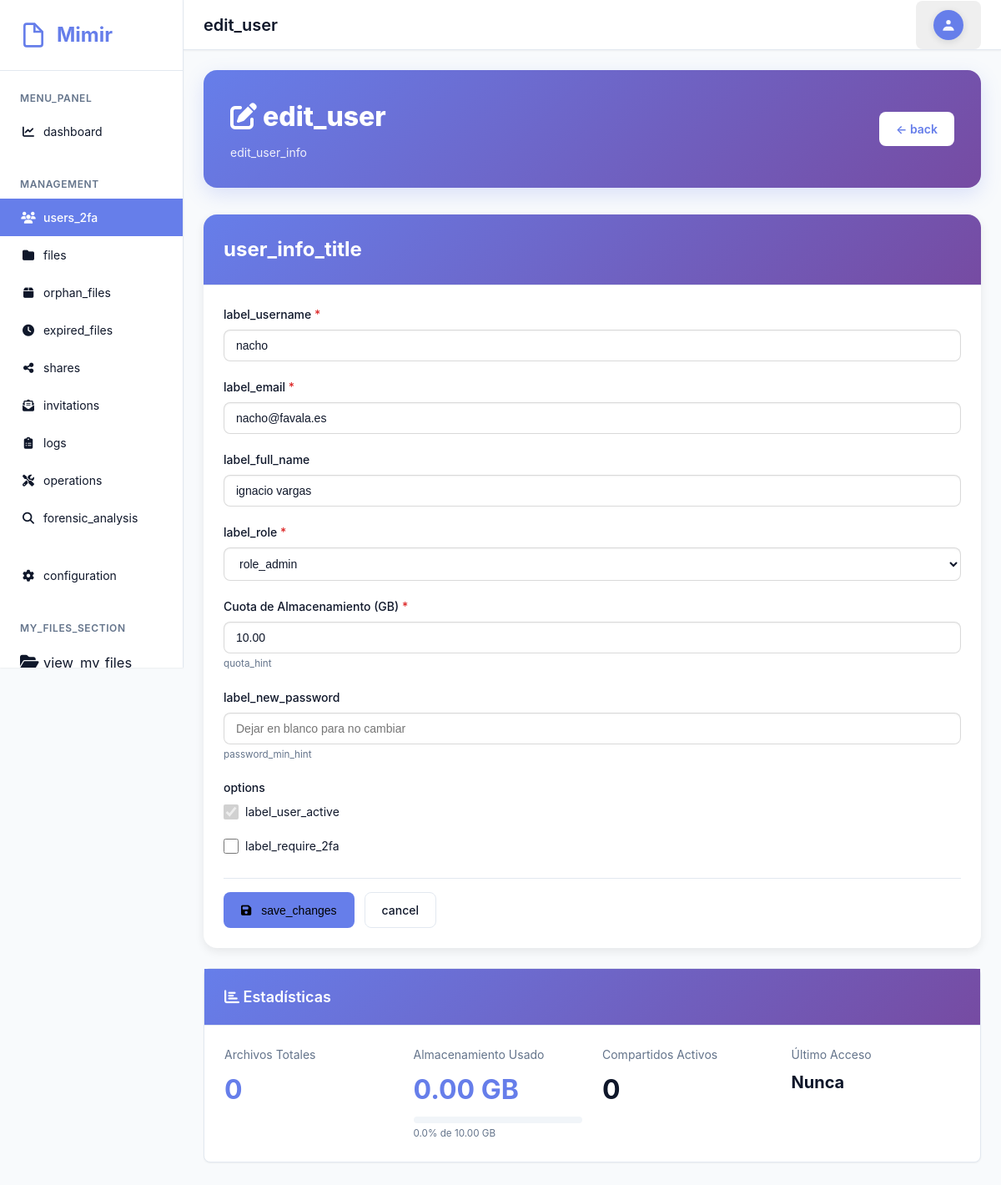
/admin/user_edit.php?id=3 (signed in), run on the app's committed database.
### tables this page shows
CREATE TABLE `users` (
  `id` int(11) NOT NULL AUTO_INCREMENT,
  `username` varchar(50) NOT NULL,
  `email` varchar(100) NOT NULL,
  `language` varchar(10) DEFAULT NULL,
  `password` varchar(255) DEFAULT NULL,
  `full_name` varchar(100) DEFAULT NULL,
  `role` enum('admin','user') NOT NULL DEFAULT 'user',
  `is_active` tinyint(1) NOT NULL DEFAULT 1,
  `is_ldap` tinyint(1) NOT NULL DEFAULT 0,
  `storage_quota` bigint(20) DEFAULT NULL COMMENT 'Storage quota in bytes, NULL = unlimited',
  `storage_used` bigint(20) NOT NULL DEFAULT 0,
  `require_2fa` tinyint(1) NOT NULL DEFAULT 0 COMMENT 'Admin can force 2FA for this user',
  `force_password_change` tinyint(1) NOT NULL DEFAULT 0 COMMENT 'Require user to change password on next login',
  `trusted_devices` text DEFAULT NULL COMMENT 'JSON array of trusted device hashes',
  `last_login` datetime DEFAULT NULL,
  `locked_until` datetime DEFAULT NULL,
  `created_at` timestamp NOT NULL DEFAULT current_timestamp(),
  `updated_at` timestamp NOT NULL DEFAULT current_timestamp() ON UPDATE current_timestamp(),
  PRIMARY KEY (`id`),
  UNIQUE KEY `username` (`username`),
  KEY `idx_role` (`role`),
  KEY `idx_is_active` (`is_active`),
  KEY `idx_require_2fa` (`require_2fa`),
  KEY `idx_force_password_change` (`force_password_change`)
);

### includes/lang.php (called while the page is built, shortened)
<?php
function load_lang($code) {
    static $loaded = [];
    $code = preg_replace('/[^a-zA-Z0-9_\-]/', '', $code);
    if (isset($loaded[$code])) {
        return $loaded[$code];
    }
    $data = [];
    $loaded[$code] = $data;
    return $data;
}
function t($key, $vars = []) {
    $code = 'es';
    if (session_status() === PHP_SESSION_ACTIVE && !empty($_SESSION['lang'])) {
        $candidate = $_SESSION['lang'];
        if (is_string($candidate)) {
            $code = $candidate;
        }
    }
    $lang = load_lang($code);
    $fallback_en = load_lang('en');
    $fallback_es = load_lang('es');
    $merged = array_merge($fallback_es ?: [], $fallback_en ?: [], $lang ?: []);
    $value = isset($merged[$key]) ? $merged[$key] : $key;
    if ($vars === null || $vars === []) {
        return $value;
    }
    if (is_array($vars)) {
        if (strpos($value, '%') !== false) {
            $result = @vsprintf($value, $vars);
            return $result === false ? $value : $result;
        } else {
            return $value;
        }
    }
    return $value;
}

### classes/User.php (called while the page is built, shortened)
<?php
class User {
    private $db;
    public function __construct() {
        $this->db = Database::getInstance()->getConnection();
    }
    public function getById($id) {
        try {
            $stmt = $this->db->prepare("SELECT * FROM users WHERE id = ?");
            $stmt->execute([$id]);
            return $stmt->fetch();
        } catch (Exception $e) {
            error_log("User getById error: " . $e->getMessage());
            return null;
        }
    }
    public function getStatistics($userId) {
        try {
            $stmt = $this->db->prepare("
                SELECT
                    (SELECT COUNT(*) FROM files WHERE user_id = ?) as total_files,
                    (SELECT SUM(file_size) FROM files WHERE user_id = ?) as total_size,
                    (SELECT COUNT(DISTINCT file_id) FROM shares WHERE created_by = ? AND is_active = 1) as active_shares
            ");
            $stmt->execute([$userId, $userId, $userId]);
            return $stmt->fetch();
        } catch (Exception $e) {
            error_log("User statistics error: " . $e->getMessage());
            return null;
        }
    }
}

### includes/database.php (called while the page is built, shortened)
<?php
class Database {
    private static $instance = null;
    private $conn;
    private function __construct() {
        try {
            $dsn = "mysql:host=" . DB_HOST . ";dbname=" . DB_NAME . ";charset=" . DB_CHARSET;
            $options = [
                PDO::ATTR_ERRMODE => PDO::ERRMODE_EXCEPTION,
                PDO::ATTR_DEFAULT_FETCH_MODE => PDO::FETCH_ASSOC,
                PDO::ATTR_EMULATE_PREPARES => false,
            ];
            $this->conn = new PDO($dsn, DB_USER, DB_PASS, $options);
        } catch (PDOException $e) {
            error_log("Database connection failed: " . $e->getMessage());
            throw new Exception("Database connection failed");
        }
    }
    public static function getInstance() {
        if (self::$instance === null) {
            self::$instance = new self();
        }
        return self::$instance;
    }
    public function getConnection() {
        return $this->conn;
    }
}

### includes/auth.php (called while the page is built, shortened)
<?php
require_once __DIR__ . '/config.php';
require_once __DIR__ . '/database.php';
require_once __DIR__ . '/ldap.php';
require_once __DIR__ . '/../classes/User.php';
class Auth {
    private $db;
    public function __construct() {
        $this->db = Database::getInstance()->getConnection();
    }
    public function isLoggedIn() {
        return isset($_SESSION['user_id']) && isset($_SESSION['username']);
    }
    public function getUser() {
        return $this->getUserById($_SESSION['user_id']);
    }
    private function getUserById($id) {
        $stmt = $this->db->prepare("SELECT * FROM users WHERE id = ? LIMIT 1");
        $stmt->execute([$id]);
        return $stmt->fetch();
    }
}

### public/admin/user_edit.php (the view, shortened to what this page needs)
<?php
require_once __DIR__ . '/../../includes/config.php';
require_once __DIR__ . '/../../includes/database.php';
require_once __DIR__ . '/../../includes/auth.php';
require_once __DIR__ . '/../../includes/layout.php';
require_once __DIR__ . '/../../classes/User.php';
$auth = new Auth();
$auth->requireAdmin();
$adminUser = $auth->getUser();
$userClass = new User();
$userId = intval($_GET['id'] ?? 0);
$user = $userClass->getById($userId);
$storageQuotaGB = (isset($user['storage_quota']) && $user['storage_quota'] !== null) ? ($user['storage_quota'] / 1024 / 1024 / 1024) : 0;
?>
<div class="content">
    <div class="page-header-modern">
        <div>
            <h1><i class="fas fa-edit"></i> <?php echo htmlspecialchars(t('edit_user')); ?></h1>
            <p><?php echo htmlspecialchars(t('edit_user_info', [htmlspecialchars($user['username'])])); ?></p>
        </div>
        <a href="<?php echo BASE_URL; ?>/admin/users.php" class="btn btn-outline btn-outline--on-dark" style="background: white; color: #667eea; border: none; font-weight: 600;">← <?php echo htmlspecialchars(t('back')); ?></a>
    </div>
    <div class="card" style="border-radius: 1rem; overflow: hidden; border: none; box-shadow: 0 4px 12px rgba(0,0,0,0.08);">
        <div class="card-header" style="padding: 1.5rem;">
            <h2 class="card-title" style="font-weight: 700; font-size: 1.5rem;"><?php echo htmlspecialchars(t('user_info_title')); ?></h2>
        </div>
        <div class="card-body">
            <form method="POST">
                <div class="form-row">
                    <div class="form-group">
                        <label for="username" class="form-label required"><?php echo htmlspecialchars(t('label_username')); ?></label>
                        <input type="text" id="username" name="username" class="form-control" value="<?php echo htmlspecialchars($user['username']); ?>" required <?php echo $user['is_ldap'] ? 'readonly' : ''; ?>>
                    </div>
                    <div class="form-group">
                        <label for="email" class="form-label required"><?php echo htmlspecialchars(t('label_email')); ?></label>
                        <input type="email" id="email" name="email" class="form-control" value="<?php echo htmlspecialchars($user['email']); ?>" required>
                    </div>
                </div>
                <div class="form-group">
                    <label for="full_name" class="form-label"><?php echo htmlspecialchars(t('label_full_name')); ?></label>
                    <input type="text" id="full_name" name="full_name" class="form-control" value="<?php echo htmlspecialchars($user['full_name'] ?? ''); ?>">
                </div>
                <div class="form-row">
                    <div class="form-group">
                        <label for="role" class="form-label required"><?php echo htmlspecialchars(t('label_role')); ?></label>
                        <select id="role" name="role" class="form-control" required>
                            <option value="admin" <?php echo $user['role'] === 'admin' ? 'selected' : ''; ?>><?php echo htmlspecialchars(t('role_admin')); ?></option>
                        </select>
                    </div>
                    <div class="form-group">
                        <label for="storage_quota" class="form-label required">Cuota de Almacenamiento (GB)</label>
                        <input type="number" id="storage_quota" name="storage_quota" class="form-control" value="<?php echo number_format($storageQuotaGB, 2, '.', ''); ?>" min="0" step="0.1" required>
                        <small style="color: var(--text-muted);"><?php echo htmlspecialchars(t('quota_hint')); ?></small>
                    </div>
                </div>
                <?php if (!$user['is_ldap']): ?>
                <div class="form-group">
                    <label for="new_password" class="form-label"><?php echo htmlspecialchars(t('label_new_password')); ?></label>
                    <input type="password" id="new_password" name="new_password" class="form-control" placeholder="Dejar en blanco para no cambiar">
                    <small style="color: var(--text-muted);"><?php echo htmlspecialchars(t('password_min_hint', ['6'])); ?></small>
                </div>
                <?php endif; ?>
                <div class="form-group">
                    <label class="form-label"><?php echo htmlspecialchars(t('options')); ?></label>
                    <div style="display: flex; flex-direction: column; gap: 0.75rem;">
                        <div class="form-check">
                            <input type="checkbox" id="is_active" name="is_active" <?php echo $user['is_active'] ? 'checked' : ''; ?> <?php echo $userId === $adminUser['id'] ? 'disabled' : ''; ?>>
                            <label for="is_active"><?php echo htmlspecialchars(t('label_user_active')); ?></label>
                        </div>
                        <div class="form-check">
                            <input type="checkbox" id="require_2fa" name="require_2fa" <?php echo $user['require_2fa'] ? 'checked' : ''; ?>>
                            <label for="require_2fa"><?php echo htmlspecialchars(t('label_require_2fa')); ?></label>
                        </div>
                    </div>
                </div>
                <div style="display: flex; gap: 0.75rem; padding-top: 1rem; border-top: 1px solid var(--border-color);">
                    <button type="submit" class="btn btn-primary"><i class="fas fa-save"></i> <?php echo htmlspecialchars(t('save_changes')); ?></button>
                    <a href="<?php echo BASE_URL; ?>/admin/users.php" class="btn btn-outline btn-outline--on-dark"><?php echo htmlspecialchars(t('cancel')); ?></a>
                </div>
            </form>
        </div>
    </div>
    <div class="card">
        <div class="card-header">
            <h2 class="card-title"><i class="fas fa-chart-bar"></i> Estadísticas</h2>
        </div>
        <div class="card-body">
            <?php
            $stats = $userClass->getStatistics($userId);
            $storageUsedGB = ($stats['total_size'] ?? 0) / 1024 / 1024 / 1024;
            $storagePercent = $storageQuotaGB > 0 ? min(100, ($storageUsedGB / $storageQuotaGB) * 100) : 0;
            ?>
            <div style="display: grid; grid-template-columns: repeat(auto-fit, minmax(200px, 1fr)); gap: 1.5rem;">
                <div>
                    <div style="color: var(--text-muted); margin-bottom: 0.5rem;">Archivos Totales</div>
                    <div style="font-size: 2rem; font-weight: bold; color: var(--primary);"><?php echo number_format($stats['file_count'] ?? 0); ?></div>
                </div>
                <div>
                    <div style="color: var(--text-muted); margin-bottom: 0.5rem;">Almacenamiento Usado</div>
                    <div style="font-size: 2rem; font-weight: bold; color: var(--primary);"><?php echo number_format($storageUsedGB, 2); ?> GB</div>
                    <div style="margin-top: 0.5rem;">
                        <div style="background: var(--bg-secondary); height: 0.5rem; border-radius: 0.25rem; overflow: hidden;">
                        </div>
                        <small style="color: var(--text-muted);"><?php echo number_format($storagePercent, 1); ?>% de <?php echo number_format($storageQuotaGB, 2); ?> GB</small>
                    </div>
                </div>
                <div>
                    <div style="color: var(--text-muted); margin-bottom: 0.5rem;">Compartidos Activos</div>
                    <div style="font-size: 2rem; font-weight: bold; color: var(--success);"><?php echo number_format($stats['active_shares'] ?? 0); ?></div>
                </div>
                <div>
                    <div style="color: var(--text-muted); margin-bottom: 0.5rem;">Último Acceso</div>
                    <div style="font-size: 1.25rem; font-weight: bold;"><?php if ($user['last_login']) { echo date('d/m/Y H:i', strtotime($user['last_login'])); } else { echo 'Nunca'; } ?></div>
                </div>
            </div>
        </div>
    </div>
</div>

### data on the page
users: username "edit_user_info", username "nacho", email "nacho@favala.es", full_name "ignacio vargas", role "role_admin", storage_quota "10.00", is_active "☑"

### other printed values
$siteName "Mimir"
t('menu_panel') "MENU_PANEL"
t('dashboard') "dashboard"
t('management') "MANAGEMENT"
t('users_2fa') "users_2fa"
t('files') "files"
t('orphan_files') "orphan_files"
t('expired_files') "expired_files"
t('shares') "shares"
t('invitations') "invitations"
t('logs') "logs"
t('operations') "operations"
t('forensic_analysis') "forensic_analysis"
t('configuration') "configuration"
t('my_files_section') "MY_FILES_SECTION"
